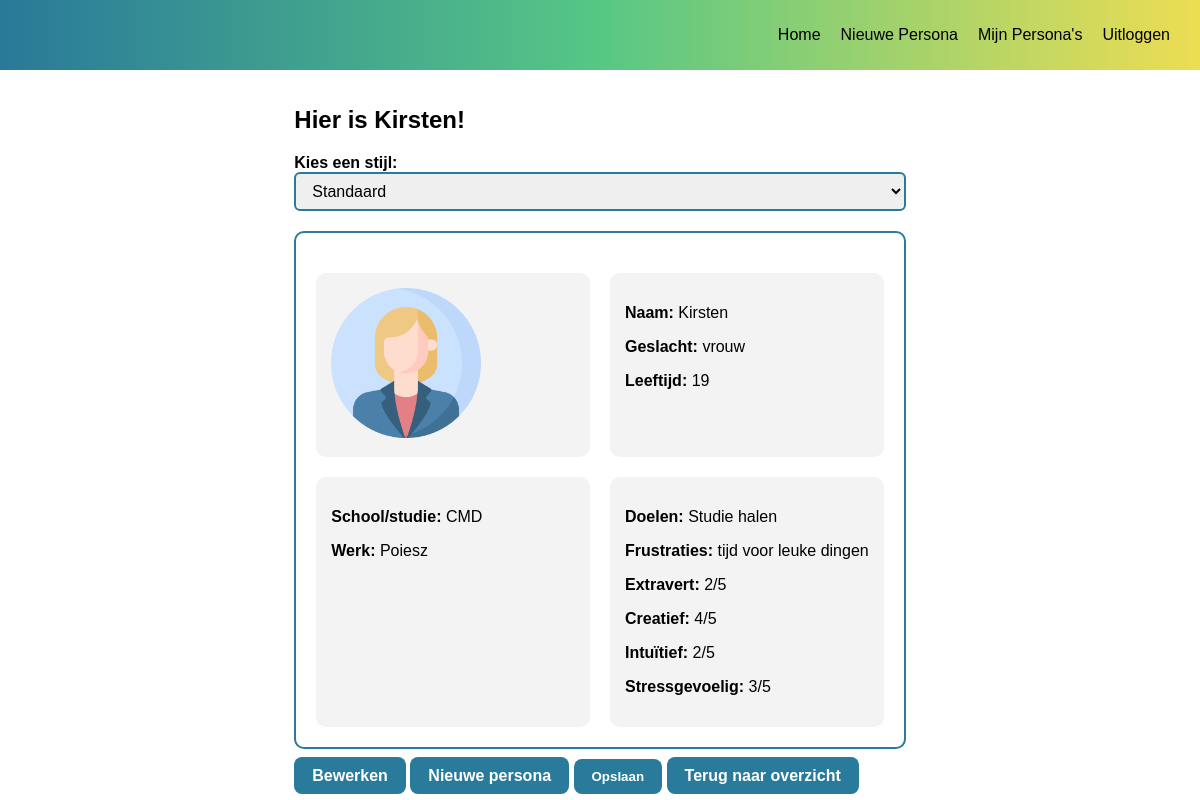
/persona/1 (signed in), run on the app's committed database.
### models.py (models this page shows, shortened)
class Persona(db.Model):
    id = db.Column(db.Integer, primary_key=True)
    naam = db.Column(db.String(100))
    geslacht = db.Column(db.String(20))
    leeftijd = db.Column(db.Integer)
    school = db.Column(db.Text)
    werk = db.Column(db.Text)
    doelen = db.Column(db.Text)
    frustraties = db.Column(db.Text)
    extravert = db.Column(db.Integer)
    creatief = db.Column(db.Integer)
    intuitief = db.Column(db.Integer)
    stress = db.Column(db.Integer)
    user_id = db.Column(db.Integer, db.ForeignKey('user.id'))
    stijl = db.Column(db.String(20), default="default")

### app.py (the view)
@app.route('/persona/<int:persona_id>')
def view_persona(persona_id):
    if 'user_id' not in session:
        return redirect('/login')
    persona = Persona.query.filter_by(
        id=persona_id,
        user_id=session['user_id']
    ).first_or_404()
    return render_template(
        'result.html',
        persona=persona,
        from_db=True
    )

### templates/result.html (shortened to what this page needs)
{% extends "base.html" %}
{% block body_class %}
{{ persona.stijl or 'default' }}
{% endblock %}
{% block extra_css %}
<link rel="stylesheet" href="{{ url_for('static', filename='result.css') }}">
{% endblock %}
{% set huidige_stijl = persona.stijl or 'default' %}
{% block content %}
<h2>Hier is {{ persona.naam or 'je persona' }}!</h2>
<div class="stijl-selector">
    <label for="stijl">Kies een stijl:</label>
    <select id="stijl">
        <option value="default">Standaard</option>
    </select>
</div>
<div class="result-container">
    <div class="result-kaart">
        <div class="persona-grid">
            <div class="afbeelding">
                <img src="{{ url_for('static', filename=(
                    'man.png' if (persona.geslacht or '').lower() == 'man' else
                    'vrouw.png' if (persona.geslacht or '').lower() == 'vrouw' else
                    'user.png'
                )) }}" alt="Persona Afbeelding">
            </div>
            <div class="identiteit">
                <p><strong>Naam:</strong> {{ persona.naam or '' }}</p>
                <p><strong>Geslacht:</strong> {{ persona.geslacht or '' }}</p>
                <p><strong>Leeftijd:</strong> {{ persona.leeftijd or '' }}</p>
            </div>
            <div class="leven">
                <p><strong>School/studie:</strong> {{ persona.school or '' }}</p>
                <p><strong>Werk:</strong> {{ persona.werk or '' }}</p>
            </div>
            <div class="persoonlijkheid">
                <p><strong>Doelen:</strong> {{ (persona.doelen or '')|replace('\n','<br>')|safe }}</p>
                <p><strong>Frustraties:</strong> {{ (persona.frustraties or '')|replace('\n','<br>')|safe }}</p>
                <p><strong>Extravert:</strong> {{ persona.extravert or 3 }}/5</p>
                <p><strong>Creatief:</strong> {{ persona.creatief or 3 }}/5</p>
                <p><strong>Intuïtief:</strong> {{ persona.intuitief or 3 }}/5</p>
                <p><strong>Stressgevoelig:</strong> {{ persona.stress or 3 }}/5</p>
            </div>
        </div>
    </div>
</div>
<a href="{{ url_for('stap1') }}" class="button">Bewerken</a>
<a href="{{ url_for('nieuw_persona') }}" class="button">Nieuwe persona</a>
<form method="POST" action="{{ url_for('save_persona') }}" style="display:inline">
    <button type="submit" class="button">Opslaan</button>
</form>
<a href="{{ url_for('personas') }}" class="button">
    Terug naar overzicht
</a>
{% endblock %}

### static/style.css (style rules this page uses)
* { box-sizing: border-box; font-family: Arial, Helvetica, sans-serif; }
body { margin: 0; height: 100vh; display: flex; align-items: center; justify-content: center; }
button { margin-top: 10px; padding: 10px 18px; border: none; background: #2A7B9B; color: white; font-weight: 600; border-radius: 8px; cursor: pointer; }
.button { margin-top: 10px; padding: 10px 18px; border: none; background: #2A7B9B; color: white; font-weight: 600; border-radius: 8px; cursor: pointer; text-decoration: none; }

### static/result.css (style rules this page uses)
body { padding-top: 80px; }
body.default button, body.default .button { margin-top: 10px; padding: 10px 18px; border: none; background: #2A7B9B; color: white; border-radius: 8px; cursor: pointer; }
body.default .result-container { display: flex; justify-content: center; margin-top: 20px; }
body.default .result-kaart { padding: 20px; border: 2px solid #2A7B9B; border-radius: 10px; display: inline-block; }
body.default .persona-grid>div { background-color: rgba(240, 240, 240, 0.8); padding: 15px; border-radius: 10px; }
.persona-grid { display: grid; grid-template-columns: repeat(2, 2fr); gap: 20px; margin-top: 20px; }
img { height: 150px; width: 150px; }
.stijl-selector { margin-bottom: 20px; font-weight: bold; }
.stijl-selector select { padding: 5px 10px; border-radius: 5px; padding: 8px 12px; border-radius: 6px; border: 2px solid #2A7B9B; width: 100%; font-size: 16px; resize: none; }

### data on the page
Persona: naam "Kirsten", geslacht (picture), geslacht "vrouw", leeftijd "19", school "CMD", werk "Poiesz", doelen "Studie halen", frustraties "tijd voor leuke dingen", extravert "2", creatief "4", intuitief "2", stress "3"
